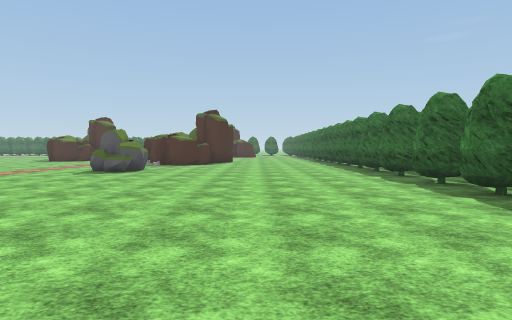
[1] (above)

24 first-person views from a walk through a scene from a Unity 3-D project. The camera is 1.5 m above the floor, tilts 2° down and sees 75° across. The floor is counted in squares, 2 m on a side. Each view is taken from the middle of a square. On the plan, view 1 faces up. The plan holds only what a view shows up to about 11 squares ahead; the rest is blank. The place goes on beyond the plan. The player is left out. Some animated figures are left out. Some surface patterns are stand-ins.

[2]
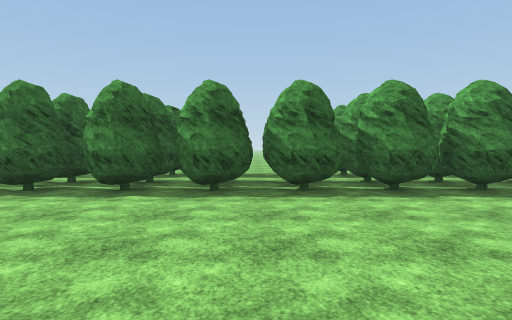

[3]
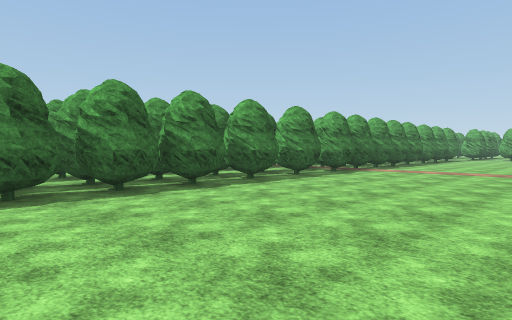

[4]
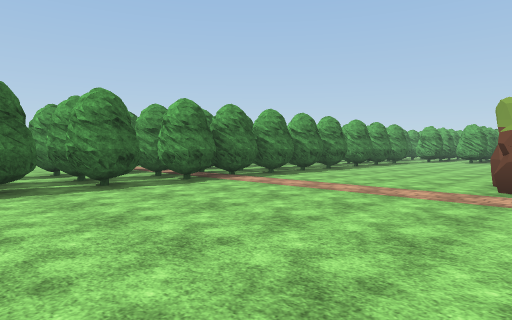

[5]
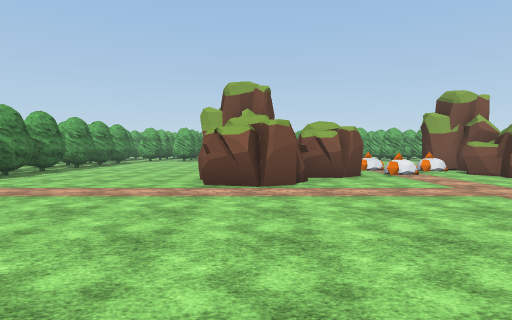

[6]
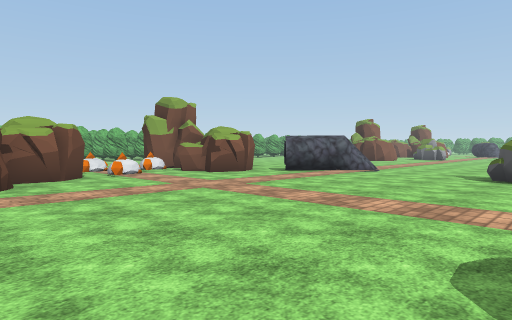

[7]
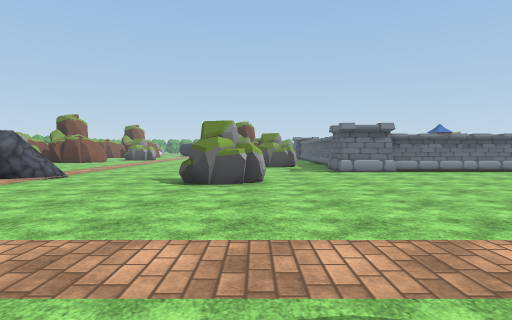

[8]
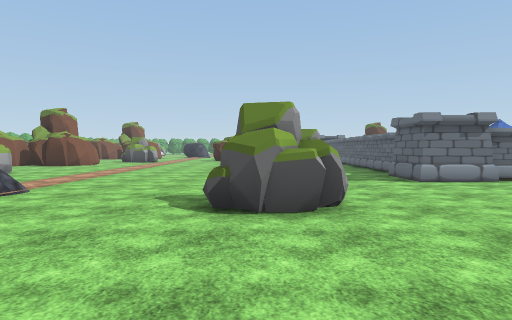

[9]
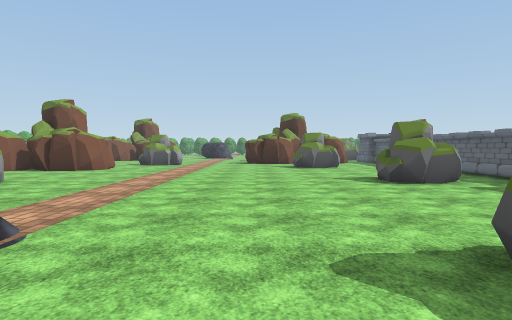

[10]
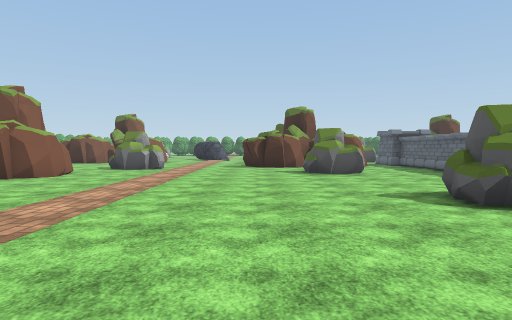

[11]
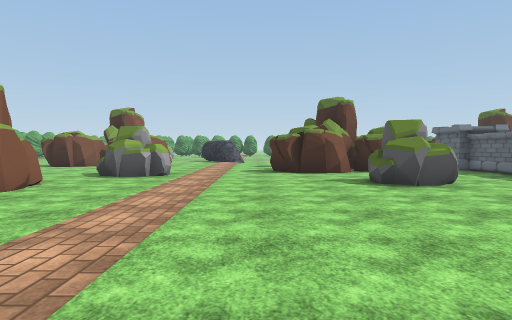

[12]
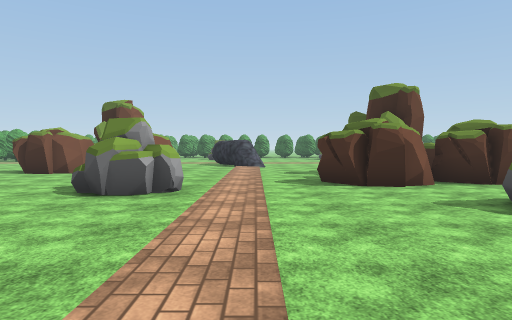

[13]
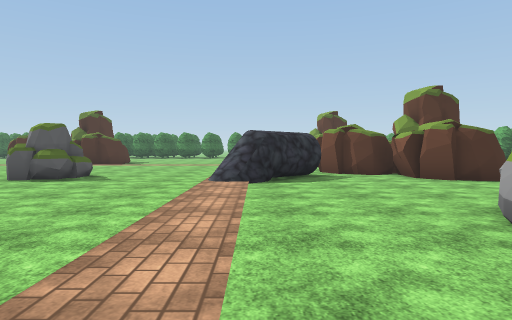

[14]
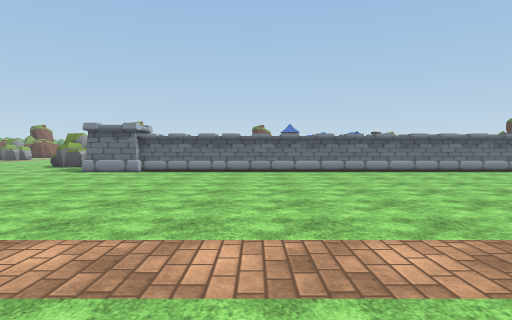

[15]
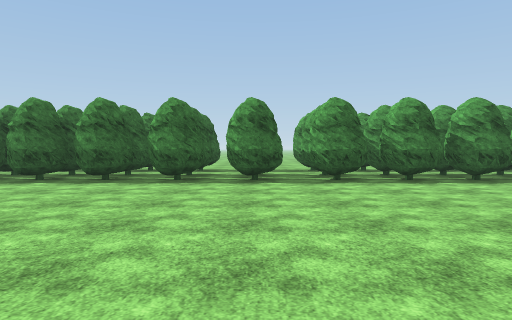

[16]
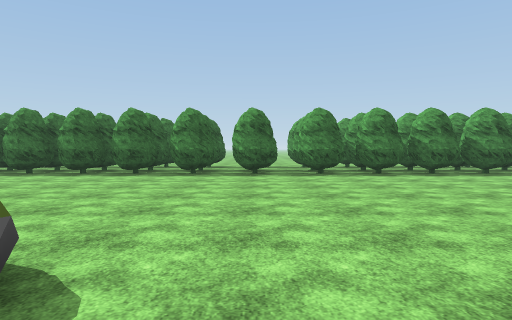

[17]
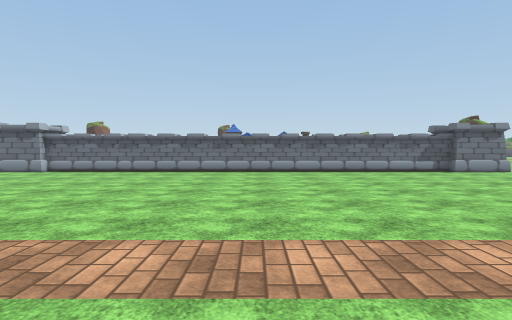

[18]
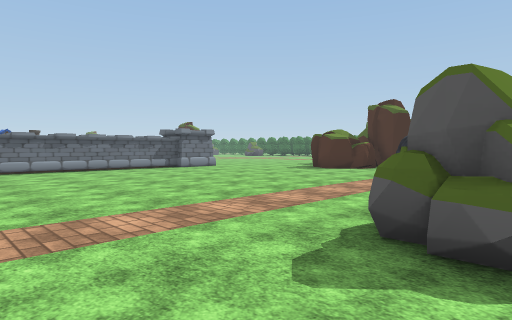

[19]
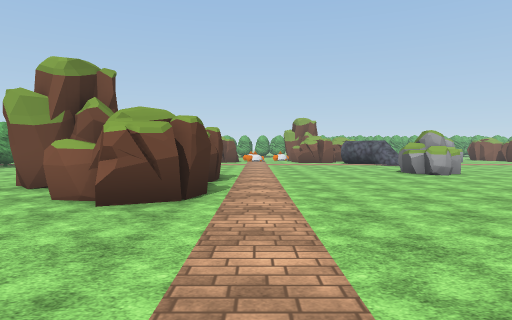

[20]
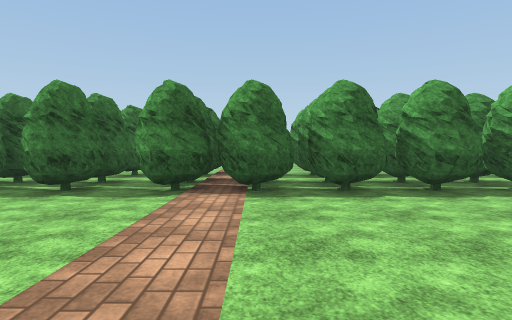

[21]
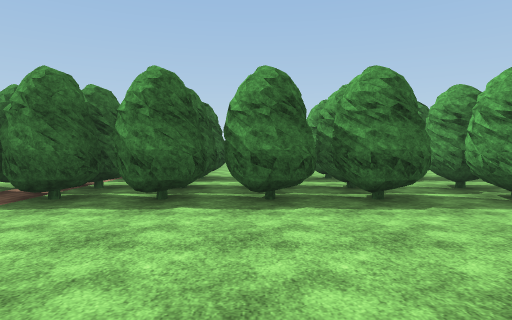

[22]
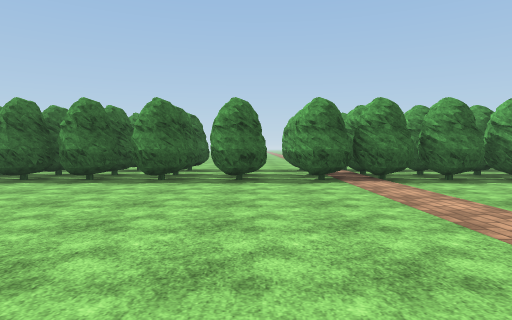

[23]
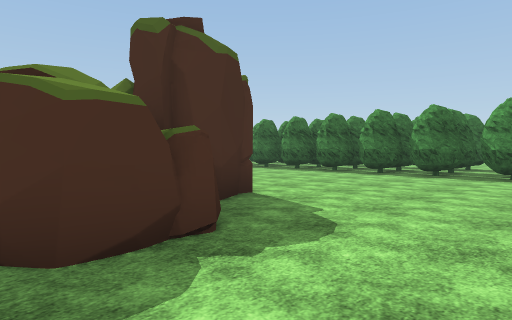

[24]
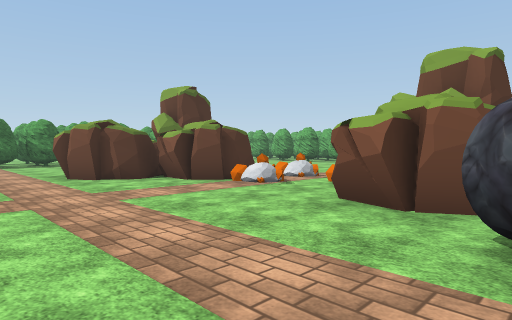

### Floor plan
Key: @ floor where view 1 was taken; # wall or solid block; x gap in a wall; . floor; / step, stairs or slope; R rock; T tree; O other object.
Columns run from 31 left of view 1 to 9 right of it. Each row starts with its distance up from view 1.
 15                #.........        ..TTT
 14                #.........      ....TTT
 13                #..........    .....# T
 12                #..........RR ......TTTO
 11                #..........RR.......TT T
 10                #.......................
  9                #...................T x
  8                #.......................
  7                #...................TT O
  6                #...................TTTT
  5                #...................TTTTT
  4                #...................TTTOO
  3                #.........###.......TTTO.
  2                #.........#  .......TTTOO
  1    #####  ######........./  ##.....##T T
  0     .....   .............# ###.@...TTTT.
 -1    #........RR...........###.......TT T
 -2   ##..RR....RR....RR...............TTTT
 -3    #..RR..........RR...............TTTTT
 -4    ##..............................#TTT..
 -5 .. ##..............................TTTTT.
 -6 ...................................##T
 -7 ................./O................TTTTT
 -8 .................OOO...............TT
 -9 ....RR............OO.......###.....#TTT..
-10     RR..............##....####.....TTTTT.
-11    ....###...RR.....##..O#### .....TTT
-12   ....   #.. R ...#####O.#    .....TTT
-13 #....    #.     ..#  #O/O     .....TTTTT

Where each view was taken, in squares from view 1:
view 1: 0 up, 0 right, facing up
view 2: 3 up, 2 left, facing right
view 3: 3 up, 2 left, facing down-right
view 4: 2 down, 3 left, facing down-right
view 5: 2 down, 3 left, facing down
view 6: 2 down, 3 left, facing down-left
view 7: 2 down, 5 left, facing left
view 8: 3 down, 8 left, facing left
view 9: 5 down, 11 left, facing left
view 10: 5 down, 14 left, facing left
view 11: 6 down, 17 left, facing left
view 12: 7 down, 20 left, facing left
view 13: 8 down, 21 left, facing right
view 14: 6 up, 5 left, facing left
view 15: 9 up, 4 left, facing right
view 16: 9 up, 6 left, facing right
view 17: 9 up, 5 left, facing left
view 18: 8 up, 4 left, facing up-left
view 19: 8 up, 7 left, facing down
view 20: 8 down, 2 left, facing right
view 21: 11 down, 1 left, facing right
view 22: 5 down, 4 left, facing right
view 23: 4 down, 6 left, facing up-right
view 24: 6 down, 12 left, facing down-right
